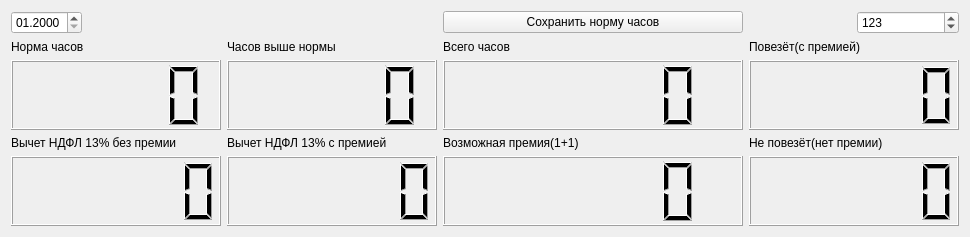
    <widget class="QWidget" name="tabWidgetPage3">
     <property name="enabled">
      <bool>true</bool>
     </property>
     <attribute name="title">
      <string>Статистика</string>
     </attribute>
     <layout class="QGridLayout" name="gridLayout_4">
      <item row="13" column="1">
       <widget class="QLabel" name="label_17">
        <property name="text">
         <string>Часов выше нормы</string>
        </property>
       </widget>
      </item>
      <item row="15" column="3" colspan="2">
       <widget class="QLCDNumber" name="lcdNumber_10">
        <property name="minimumSize">
         <size>
          <width>210</width>
          <height>70</height>
         </size>
        </property>
        <property name="digitCount">
         <number>6</number>
        </property>
       </widget>
      </item>
      <item row="17" column="0">
       <widget class="QLCDNumber" name="lcdNumber_12">
        <property name="minimumSize">
         <size>
          <width>210</width>
          <height>70</height>
         </size>
        </property>
        <property name="digitCount">
         <number>6</number>
        </property>
       </widget>
      </item>
      <item row="15" column="0">
       <widget class="QLCDNumber" name="lcdNumber_4"/>
      </item>
      <item row="17" column="2">
       <widget class="QLCDNumber" name="lcdNumber_11">
        <property name="minimumSize">
         <size>
          <width>210</width>
          <height>70</height>
         </size>
        </property>
        <property name="digitCount">
         <number>6</number>
        </property>
       </widget>
      </item>
      <item row="13" column="3" colspan="2">
       <widget class="QLabel" name="label_19">
        <property name="text">
         <string>Повезёт(с премией)</string>
        </property>
       </widget>
      </item>
      <item row="13" column="0">
       <widget class="QLabel" name="label_13">
        <property name="text">
         <string>Норма часов</string>
        </property>
       </widget>
      </item>
      <item row="1" column="0" rowspan="6" colspan="5">
       <layout class="QGridLayout" name="gridLayout_3"/>
      </item>
      <item row="16" column="2">
       <widget class="QLabel" name="label_20">
        <property name="text">
         <string>Возможная премия(1+1)</string>
        </property>
       </widget>
      </item>
      <item row="15" column="1">
       <widget class="QLCDNumber" name="lcdNumber_8"/>
      </item>
      <item row="16" column="3" colspan="2">
       <widget class="QLabel" name="label_22">
        <property name="text">
         <string>Не повезёт(нет премии)</string>
        </property>
       </widget>
      </item>
      <item row="15" column="2">
       <widget class="QLCDNumber" name="lcdNumber_9">
        <property name="minimumSize">
         <size>
          <width>300</width>
          <height>0</height>
         </size>
        </property>
        <property name="digitCount">
         <number>6</number>
        </property>
       </widget>
      </item>
      <item row="0" column="2">
       <widget class="QPushButton" name="pushButton_2">
        <property name="text">
         <string>Сохранить норму часов</string>
        </property>
       </widget>
      </item>
      <item row="17" column="1">
       <widget class="QLCDNumber" name="lcdNumber_14">
        <property name="minimumSize">
         <size>
          <width>210</width>
          <height>70</height>
         </size>
        </property>
        <property name="digitCount">
         <number>6</number>
        </property>
       </widget>
      </item>
      <item row="0" column="0" alignment="Qt::AlignLeft|Qt::AlignTop">
       <widget class="QDateEdit" name="dateEdit_4">
        <property name="displayFormat">
         <string>MM.yyyy</string>
        </property>
        <property name="calendarPopup">
         <bool>false</bool>
        </property>
       </widget>
      </item>
      <item row="13" column="2">
       <widget class="QLabel" name="label_18">
        <property name="text">
         <string>Всего часов</string>
        </property>
       </widget>
      </item>
      <item row="17" column="3" colspan="2">
       <widget class="QLCDNumber" name="lcdNumber_13">
        <property name="minimumSize">
         <size>
          <width>210</width>
          <height>70</height>
         </size>
        </property>
        <property name="digitCount">
         <number>6</number>
        </property>
       </widget>
      </item>
      <item row="0" column="4">
       <widget class="QSpinBox" name="spinBox">
        <property name="maximumSize">
         <size>
          <width>16777215</width>
          <height>16777215</height>
         </size>
        </property>
        <property name="minimum">
         <number>120</number>
        </property>
        <property name="maximum">
         <number>199</number>
        </property>
        <property name="value">
         <number>123</number>
        </property>
       </widget>
      </item>
      <item row="16" column="1">
       <widget class="QLabel" name="label_23">
        <property name="text">
         <string>Вычет НДФЛ 13% с премией</string>
        </property>
       </widget>
      </item>
      <item row="16" column="0">
       <widget class="QLabel" name="label_21">
        <property name="text">
         <string>Вычет НДФЛ 13% без премии</string>
        </property>
       </widget>
      </item>
     </layout>
    </widget>
